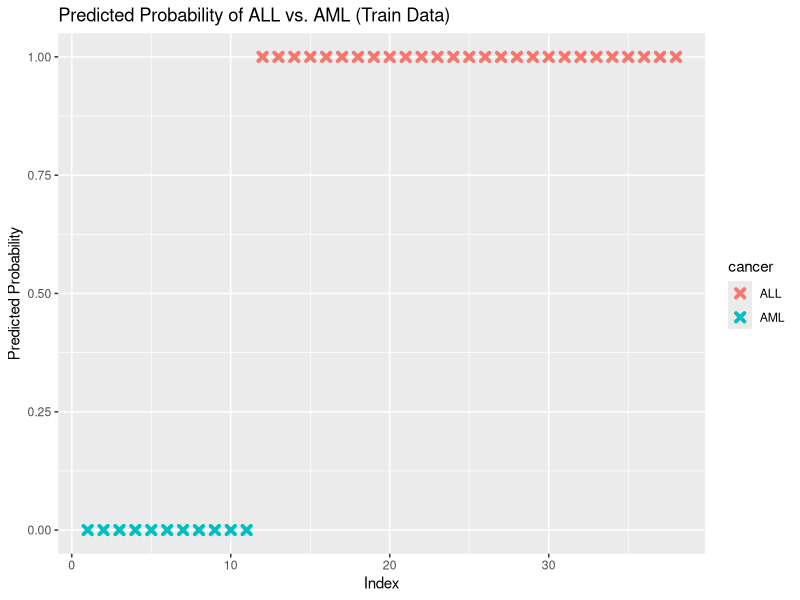
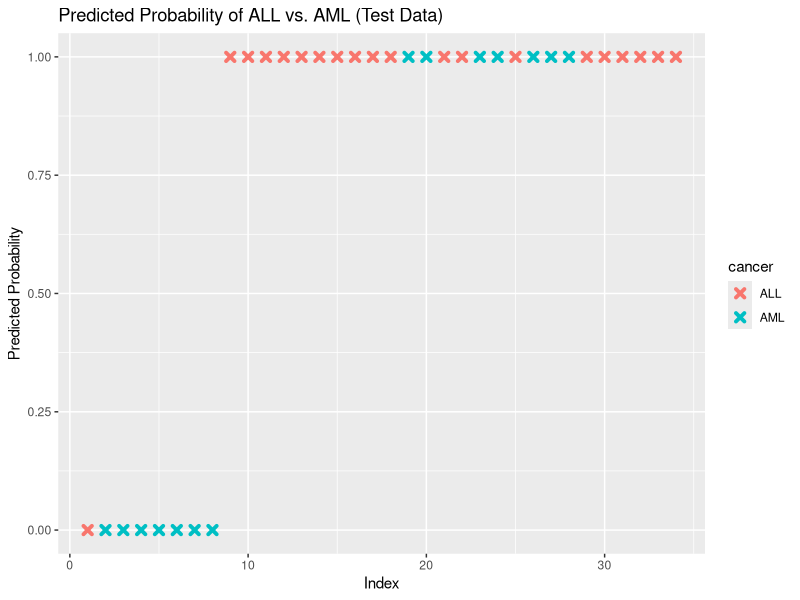
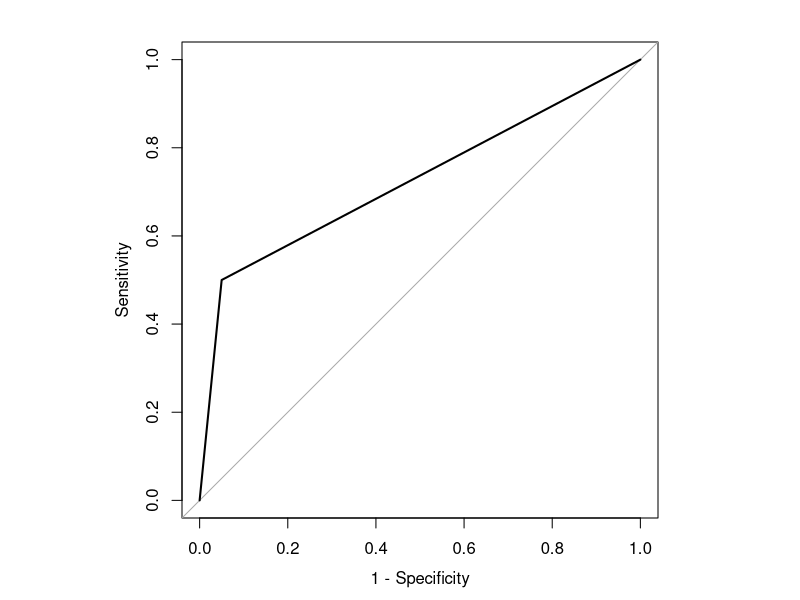
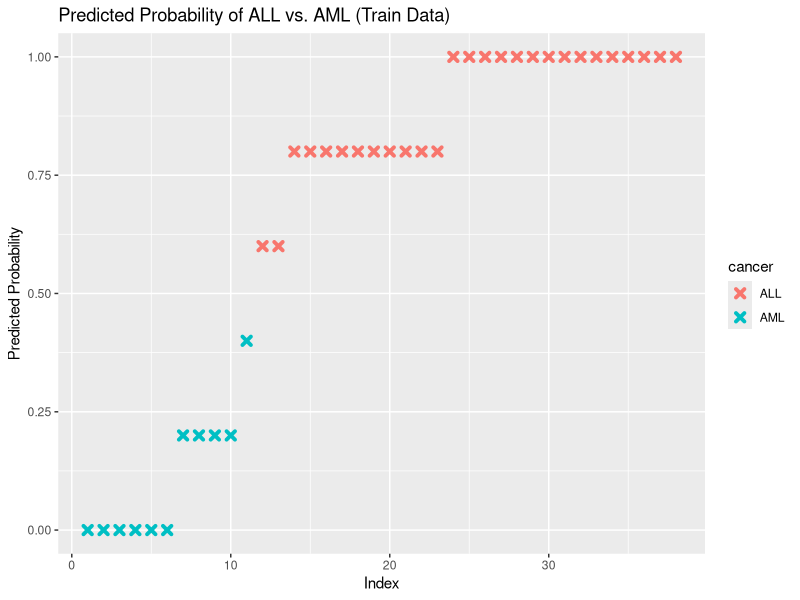
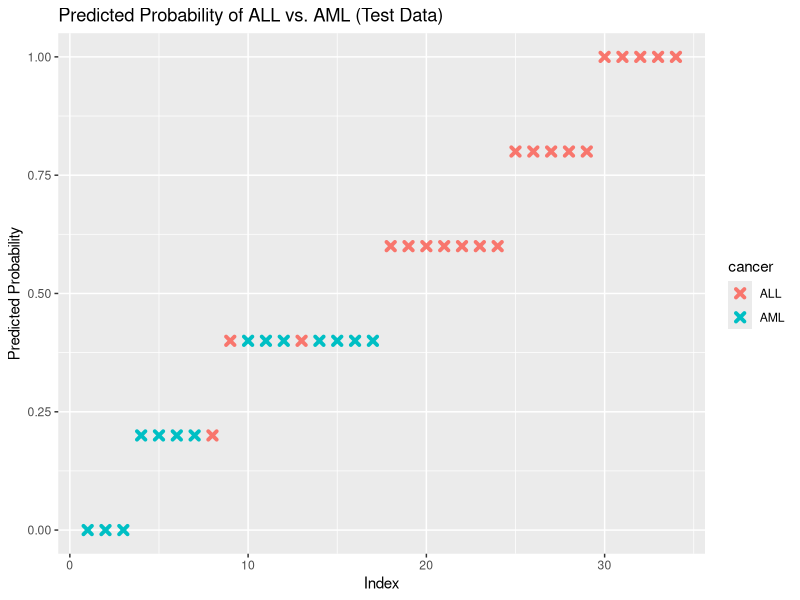
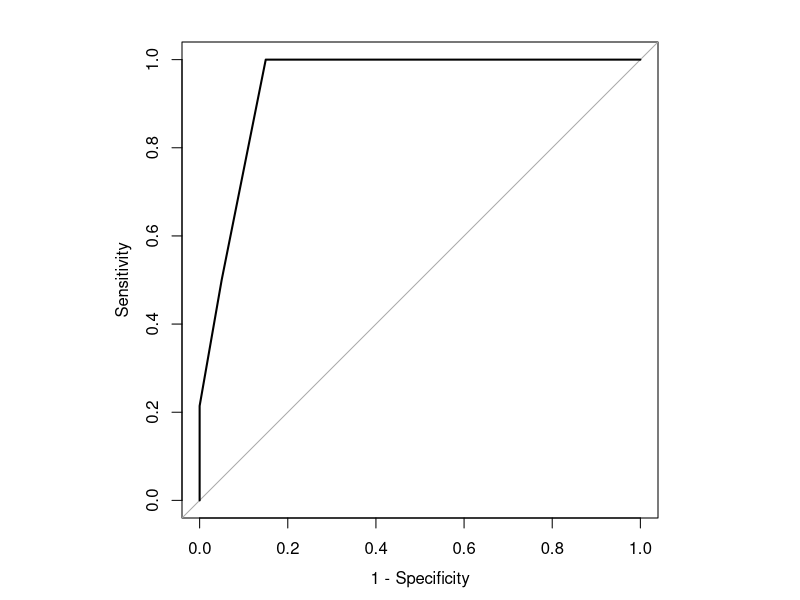

Write the R code that produced these figures, in order.
## ---- chunk 1
library(caret)
library(pROC)
## ---- chunk 2
graph_probability <- function(model, data, comp, test_train){
  predicted <- data.frame(
    probability = predict(model, newdata = data[4:(comp+3)], "prob")[,1],
    cancer=data$cancer
  )

  predicted <- predicted[
    order(predicted$probability, decreasing=FALSE),]
  predicted$rank <- 1:nrow(predicted)
  
  if (test_train == "test") {
    ggplot(data=predicted, aes(x=rank, y=probability)) +
      geom_point(aes(color=cancer), alpha=1, shape=4, stroke=2) +
      xlab("Index") +
      ylab("Predicted Probability") +
      ggtitle("Predicted Probability of ALL vs. AML (Test Data)")
  }
  
  else {
    ggplot(data=predicted, aes(x=rank, y=probability)) +
      geom_point(aes(color=cancer), alpha=1, shape=4, stroke=2) +
      xlab("Index") +
      ylab("Predicted Probability") +
      ggtitle("Predicted Probability of ALL vs. AML (Train Data)")
  }
}

cross_val_model <- function(train, method, num_cv, folds, comp) {
  set.seed(1)
  cv_model <- train(
    x = train[4:(comp+3)],
    y = train$cancer,
    method = method,
    tuneGrid   = expand.grid(k = 1:10),
    metric = "Accuracy",
    trControl = trainControl(method="repeatedcv",
                             number = num_cv,
                             repeats = folds),
  )
  return (cv_model)
}

conf_matrix <- function(test, cv_model, comp) {
  confusionMatrix(reference = as.factor(test$cancer), data = as.factor(predict(cv_model, test[4:(comp+3)])))
}

roc_plot <- function(test, model, comp) {
  par(pty="s")
  roc(test$cancer, predict(model, test[4:(comp+3)], type="prob")[,1], plot=TRUE, legacy.axes=TRUE)
} 
## ---- chunk 3
method <- "knn"
comp <- 20
num_cv <- 3
folds <- 5
## ---- chunk 4
#import numerical pca and split test / train data
test <- read.csv("data/processed/num_test.csv", row.names = 1)
train <- read.csv("data/processed/num_train.csv", row.names = 1)

model <- cross_val_model(train, method, num_cv, folds, comp)
model
## ---- chunk 5
#confusion matrix of model
conf_matrix(test, model, comp)
## ---- chunk 6
#graphing training probabilites
graph_probability(model, train, comp, "train")

#graphing testing probabilities
graph_probability(model, test, comp, "test")
## ---- chunk 7
#plotting ROC
roc_plot(test, model, comp)
## ---- chunk 8
#import numerical pca and split test / train data
test <- read.csv("data/processed/cat_test.csv", row.names = 1)
train <- read.csv("data/processed/cat_train.csv", row.names = 1)

model <- cross_val_model(train, method, num_cv, folds, comp)
model
## ---- chunk 9
#confusion matrix of model
conf_matrix(test, model, comp)
## ---- chunk 10
#graphing training probabilites
graph_probability(model, train, comp, "train")

#graphing testing probabilities
graph_probability(model, test, comp, "test")
## ---- chunk 11
#plotting ROC
roc_plot(test, model, comp)
